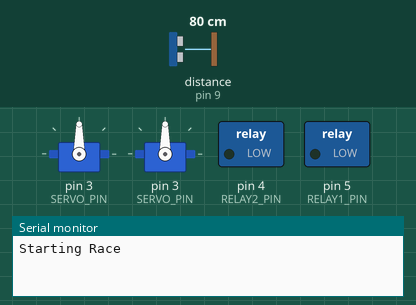
Simulated run of this program. Board: Arduino Uno, built with avr-gcc and run on an emulated ATmega328P. Shown: 2 × servo, switched loads named in the program (green lamp = pin HIGH), the last lines printed to the serial monitor. The test bench sets the inputs (shaded band); at power-on: distance to the obstacle (sensor on pin 9) 80 cm. The echo pulse lasts 58.3 µs per cm; pins used as bus, display or sensor lines are not drawn.

Above: at 0.1 s.
At 5.8 s:
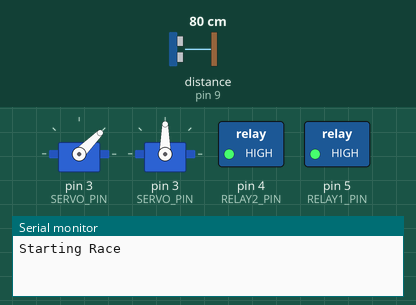
5.9 s: distance to the obstacle (sensor on pin 9) set to 10 cm
7.4 s: distance to the obstacle (sensor on pin 9) set to 7 cm
At 7.7 s:
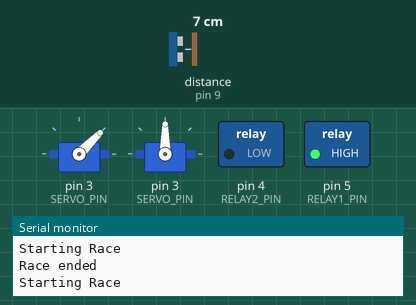
Timing chart, 0 to 10.4 s (numbered marks = the images above; inputs shaded):
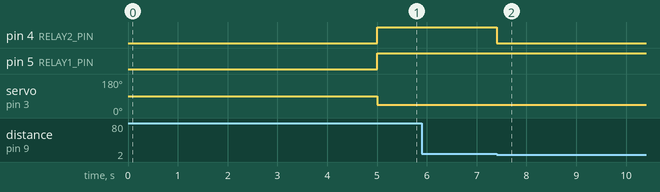

The program:

main.cpp
```cpp
#include "Arduino.h"

#include "controllers/Race.cpp"

const int SERVO_PIN = 3;
const int SERVO_LMAX =  0;
const int SERVO_RMAX = 90;

const int RELAY1_PIN = 5;
const int RELAY2_PIN = 4;

const int TRIGGER_PIN = 8;
const int ECHO_PIN = 9;

Race race;

void setup() {
  Serial.begin(9600);
}

void loop() {

  Serial.println("Starting Race");
  race.start();
  Serial.println("Race ended");

}
```

Trajectory.cpp
```cpp
#include "Arduino.h"

class Trajectory {

class T {
private:
  int angle;
  int t_start;
public:
  T(){
    this->t_start = millis();
  }

  int getAngle(void){
    return this->angle;
  }

  int getDelta(void){
    return millis() - this->t_start;
  }

};


private:

  T current;
  T rectify;

  void calculRectify(){

  }

public:

  Trajectory (){

  }

  void changeAngle(){

  }

  void changeSpeed(){

  }

};
```

Direction.cpp
```cpp
#include <Servo.h>
#include "Trajectory.cpp"

class Direction {
private:

  Servo myservo;

  int value;

  int pin;
  int left_max;
  int right_max;

  void attach(){
    myservo.attach(pin);
  }

  void turn(){
    myservo.write(value);
  }

public:

  Direction(int p, int l, int r /*,Trajectory trajectory*/){
    pin = p;
    left_max = l;
    right_max = r;
    attach();
  }

  void center(){
    int d = left_max < right_max ? (left_max + (right_max - left_max)/2) : (right_max + (left_max - right_max)/2);
    value = d;
    turn();
  }

  void right() {
    value = right_max;
    turn();
  }

  void left() {
    value = left_max;
    turn();
  }

  int getValue(void){
    return value;
  }

  void setValue(int d) {
    if (left_max < right_max) {
      if (d >= left_max && d <= right_max) {
        value = d;
      }
    } else if(left_max > right_max){
      if (d <= left_max && d >= right_max) {
        value = d;
      }
    }
    turn();
  }

};
```

Propulsion.cpp
```cpp
#include "Arduino.h"

enum Sens {
  FORWARD,
  BACKWARD
};


class Propulsion {
private:

  Sens sens;
  bool state;

  int pin_state;
  int pin_sens;

  void apply(){
    switch (sens) {
      case FORWARD:
        digitalWrite(pin_sens, HIGH);
        break;
      case BACKWARD:
        digitalWrite(pin_sens, LOW);
        break;
    }

    switch (state) {
      case true:
        digitalWrite(pin_state, HIGH);
        break;
      case false:
        digitalWrite(pin_state, LOW);
        break;
    }

  }

public:

  Propulsion (int r1, int r2){
    state = false;
    sens = Sens::FORWARD;

    pin_sens = r1;
    pin_state = r2;

    pinMode(pin_state, OUTPUT);
    pinMode(pin_sens, OUTPUT);
  }

  void forward(void){
    sens = Sens::FORWARD;
    state = true;
    apply();
  }

  void backward(void){
    sens = Sens::BACKWARD;
    state = true;
    apply();
  }

  void stop(void){
    state = false;
    apply();
  }
};
```

Controller.cpp
```cpp
#include "sensors/UltraSonic.cpp"
#include "actuators/Propulsion.cpp"
#include "actuators/Direction.cpp"


class Controller {
protected:

  const int SERVO_PIN = 3;
  const int SERVO_LMAX =  0;
  const int SERVO_RMAX = 90;

  const int RELAY1_PIN = 5;
  const int RELAY2_PIN = 4;

  const int TRIGGER_PIN = 8;
  const int ECHO_PIN = 9;

  Direction* direction;
  Propulsion* propulsion;
  UltraSonic* ultrasonic;

public:
  Controller(){
    direction = new Direction(SERVO_PIN, SERVO_LMAX, SERVO_RMAX);
    propulsion = new Propulsion(RELAY1_PIN, RELAY2_PIN);
    ultrasonic = new UltraSonic(TRIGGER_PIN, ECHO_PIN);
  }
};
```

Race.cpp
```cpp
#include "Controller.cpp"

#include "Arduino.h"

class Race: public Controller{
private:

public:
  typedef Controller super;

  Race(void){
    super();
  }

  void start(){
    delay(5000);
    direction->center();
    propulsion->forward();
    while (ultrasonic->ping() > 8);
    propulsion->stop();
  }
};
```

Compass.cpp
```cpp
#include "Arduino.h"
#include "I2Cdev.h"
#include "MPU6050_6Axis_MotionApps20.h"
#include "MPU6050.h" // not necessary if using MotionApps include file

#if I2CDEV_IMPLEMENTATION == I2CDEV_ARDUINO_WIRE
    #include "Wire.h"
#endif

#define INTERRUPT_PIN 2  // use pin 2 on Arduino Uno & most boards
#define LED_PIN 13 // (Arduino is 13, Teensy is 11, Teensy++ is 6)

class Compass {

private:

  MPU6050 mpu;

  bool blinkState = false;

  // MPU control/status vars
  bool dmpReady = false;  // set true if DMP init was successful
  uint8_t mpuIntStatus;   // holds actual interrupt status byte from MPU
  uint8_t devStatus;      // return status after each device operation (0 = success, !0 = error)
  uint16_t packetSize;    // expected DMP packet size (default is 42 bytes)
  uint16_t fifoCount;     // count of all bytes currently in FIFO
  uint8_t fifoBuffer[64]; // FIFO storage buffer

  // orientation/motion vars
  Quaternion q;           // [w, x, y, z]         quaternion container
  VectorInt16 aa;         // [x, y, z]            accel sensor measurements
  VectorInt16 aaReal;     // [x, y, z]            gravity-free accel sensor measurements
  VectorInt16 aaWorld;    // [x, y, z]            world-frame accel sensor measurements
  VectorFloat gravity;    // [x, y, z]            gravity vector
  float euler[3];         // [psi, theta, phi]    Euler angle container
  float ypr[3];           // [yaw, pitch, roll]   yaw/pitch/roll container and gravity vector

  // packet structure for InvenSense teapot demo
  uint8_t teapotPacket[14] = { '$', 0x02, 0,0, 0,0, 0,0, 0,0, 0x00, 0x00, '\r', '\n' };

  static bool mpuInterrupt;     // indicates whether MPU interrupt pin has gone high
  static void dmpDataReady() {
      mpuInterrupt = true;
  }


public:

  Compass (void){
    // join I2C bus (I2Cdev library doesn't do this automatically)
    #if I2CDEV_IMPLEMENTATION == I2CDEV_ARDUINO_WIRE
        Wire.begin();
        Wire.setClock(400000); // 400kHz I2C clock. Comment this line if having compilation difficulties
    #elif I2CDEV_IMPLEMENTATION == I2CDEV_BUILTIN_FASTWIRE
        Fastwire::setup(400, true);
    #endif

    // initialize device
    mpu.initialize();
    pinMode(INTERRUPT_PIN, INPUT);

    // verify connection
    //mpu.testConnection() ? F("MPU6050 connection successful") : F("MPU6050 connection failed");

    // load and configure the DMP
    devStatus = mpu.dmpInitialize();

    // supply your own gyro offsets here, scaled for min sensitivity
    mpu.setXGyroOffset(220);
    mpu.setYGyroOffset(76);
    mpu.setZGyroOffset(-85);
    mpu.setZAccelOffset(1788); // 1688 factory default for my test chip

    // make sure it worked (returns 0 if so)
    if (devStatus == 0) {
        // turn on the DMP, now that it's ready
        mpu.setDMPEnabled(true);

        // enable Arduino interrupt detection
        attachInterrupt(digitalPinToInterrupt(INTERRUPT_PIN), dmpDataReady, RISING);
        mpuIntStatus = mpu.getIntStatus();

        // set our DMP Ready flag so the main loop() function knows it's okay to use it
        Serial.println(F("DMP ready! Waiting for first interrupt..."));
        dmpReady = true;

        // get expected DMP packet size for later comparison
        packetSize = mpu.dmpGetFIFOPacketSize();
    } else {
        // ERROR!
        // 1 = initial memory load failed
        // 2 = DMP configuration updates failed
        // (if it's going to break, usually the code will be 1)
    }

    // configure LED for output
    pinMode(LED_PIN, OUTPUT);
  }

  void run() {
      // if programming failed, don't try to do anything
      if (!dmpReady) return;

      // wait for MPU interrupt or extra packet(s) available
      while (!mpuInterrupt && fifoCount < packetSize);

      // reset interrupt flag and get INT_STATUS byte
      Compass::mpuInterrupt = false;
      mpuIntStatus = mpu.getIntStatus();

      // get current FIFO count
      fifoCount = mpu.getFIFOCount();

      // check for overflow (this should never happen unless our code is too inefficient)
      if ((mpuIntStatus & 0x10) || fifoCount == 1024) {
          // reset so we can continue cleanly
          mpu.resetFIFO();
          Serial.println(F("FIFO overflow!"));

      // otherwise, check for DMP data ready interrupt (this should happen frequently)
      } else if (mpuIntStatus & 0x02) {
          // wait for correct available data length, should be a VERY short wait
          while (fifoCount < packetSize) fifoCount = mpu.getFIFOCount();

          // read a packet from FIFO
          mpu.getFIFOBytes(fifoBuffer, packetSize);

          // track FIFO count here in case there is > 1 packet available
          // (this lets us immediately read more without waiting for an interrupt)
          fifoCount -= packetSize;


          // display Euler angles in degrees
          mpu.dmpGetQuaternion(&q, fifoBuffer);
          mpu.dmpGetGravity(&gravity, &q);
          mpu.dmpGetYawPitchRoll(ypr, &q, &gravity);
          Serial.print("ypr\t");
          Serial.print(ypr[0] * 180/M_PI);
          Serial.print("\t");
          Serial.print(ypr[1] * 180/M_PI);
          Serial.print("\t");
          Serial.println(ypr[2] * 180/M_PI);

          /*// display real acceleration, adjusted to remove gravity
          mpu.dmpGetQuaternion(&q, fifoBuffer);
          mpu.dmpGetAccel(&aa, fifoBuffer);
          mpu.dmpGetGravity(&gravity, &q);
          mpu.dmpGetLinearAccel(&aaReal, &aa, &gravity);
          Serial.print("areal\t");
          Serial.print(aaReal.x);
          Serial.print("\t");
          Serial.print(aaReal.y);
          Serial.print("\t");
          Serial.println(aaReal.z);

          // display initial world-frame acceleration, adjusted to remove gravity
          // and rotated based on known orientation from quaternion
          mpu.dmpGetQuaternion(&q, fifoBuffer);
          mpu.dmpGetAccel(&aa, fifoBuffer);
          mpu.dmpGetGravity(&gravity, &q);
          mpu.dmpGetLinearAccel(&aaReal, &aa, &gravity);
          mpu.dmpGetLinearAccelInWorld(&aaWorld, &aaReal, &q);
          Serial.print("aworld\t");
          Serial.print(aaWorld.x);
          Serial.print("\t");
          Serial.print(aaWorld.y);
          Serial.print("\t");
          Serial.println(aaWorld.z);*/


          // blink LED to indicate activity
          blinkState = !blinkState;
          digitalWrite(LED_PIN, blinkState);
      }
  }

};

bool Compass::mpuInterrupt = false;
```

UltraSonic.cpp
```cpp
#include "Arduino.h"

class UltraSonic {
private:
  int pinTrig;
  int pinEcho;

public:
  UltraSonic (int pt, int pe){
    pinTrig = pt;
    pinEcho = pe;

    pinMode(pinTrig, OUTPUT);
    pinMode(pinEcho, INPUT);

    digitalWrite(pinTrig, LOW);
    digitalWrite(pinEcho, HIGH);
  }

  int ping(void){
    digitalWrite(pinTrig, LOW);
    delayMicroseconds(2);
    digitalWrite(pinTrig, HIGH);
    delayMicroseconds(5);
    digitalWrite(pinTrig, LOW);

    int echo = pulseIn(pinEcho, HIGH);

    return echo/58.138;
  }
};
```

Measured:
- the behaviour switches between 9 and 8 cm on distance to the obstacle (sensor on pin 9) (found by bisection; images 1 and 2)
- after the input at 5.9 s, every drawn part: stays the same
- after the input at 7.4 s, pin 4 (RELAY2_PIN): HIGH → LOW at once
